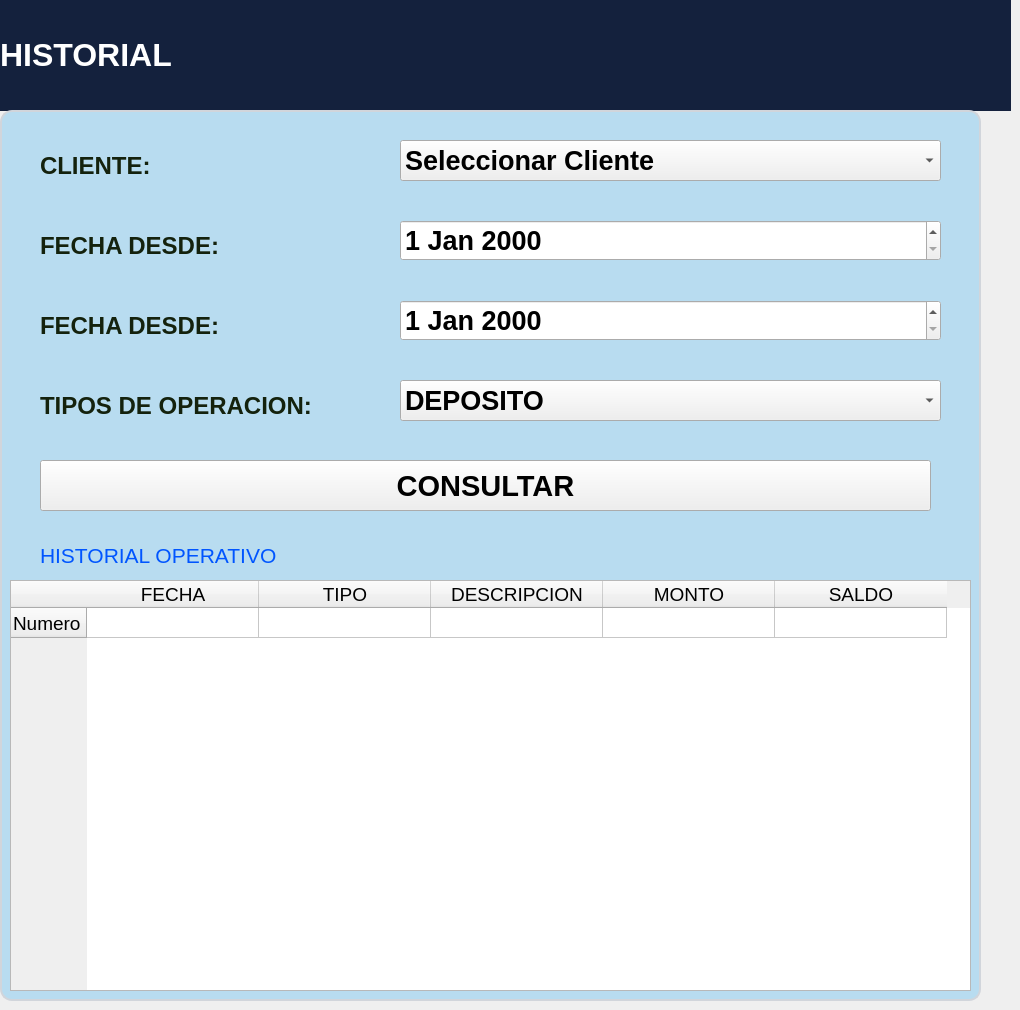
   <widget class="QWidget" name="pagina9">
    <widget class="QLabel" name="label_28">
     <property name="geometry">
      <rect>
       <x>0</x>
       <y>0</y>
       <width>1011</width>
       <height>111</height>
      </rect>
     </property>
     <property name="minimumSize">
      <size>
       <width>100</width>
       <height>70</height>
      </size>
     </property>
     <property name="font">
      <font>
       <pointsize>-1</pointsize>
       <weight>75</weight>
       <bold>true</bold>
      </font>
     </property>
     <property name="styleSheet">
      <string notr="true">background-color: #14213D;
color: white;
font-size: 18px;
font-weight: bold;</string>
     </property>
     <property name="text">
      <string/>
     </property>
    </widget>
    <widget class="QLabel" name="label_115">
     <property name="geometry">
      <rect>
       <x>0</x>
       <y>110</y>
       <width>981</width>
       <height>891</height>
      </rect>
     </property>
     <property name="font">
      <font>
       <pointsize>14</pointsize>
      </font>
     </property>
     <property name="styleSheet">
      <string notr="true">QLabel {
    background-color: #B8DCF0;
    color: #14220D;
    border: 2px solid #D1D5DB;
    border-radius: 12px;
    padding: 10px;
}</string>
     </property>
     <property name="text">
      <string/>
     </property>
    </widget>
    <widget class="QLabel" name="label_124">
     <property name="geometry">
      <rect>
       <x>0</x>
       <y>10</y>
       <width>851</width>
       <height>91</height>
      </rect>
     </property>
     <property name="font">
      <font>
       <pointsize>24</pointsize>
       <weight>75</weight>
       <bold>true</bold>
      </font>
     </property>
     <property name="text">
      <string>&lt;html&gt;&lt;head/&gt;&lt;body&gt;&lt;p&gt;&lt;span style=&quot; color:#ffffff;&quot;&gt;HISTORIAL&lt;/span&gt;&lt;/p&gt;&lt;/body&gt;&lt;/html&gt;</string>
     </property>
    </widget>
    <widget class="QLabel" name="label_127">
     <property name="geometry">
      <rect>
       <x>40</x>
       <y>220</y>
       <width>281</width>
       <height>51</height>
      </rect>
     </property>
     <property name="font">
      <font>
       <pointsize>18</pointsize>
       <weight>75</weight>
       <bold>true</bold>
      </font>
     </property>
     <property name="styleSheet">
      <string notr="true">color: #14220D;</string>
     </property>
     <property name="text">
      <string>FECHA DESDE:</string>
     </property>
    </widget>
    <widget class="QComboBox" name="comboBox_14">
     <property name="geometry">
      <rect>
       <x>400</x>
       <y>140</y>
       <width>541</width>
       <height>41</height>
      </rect>
     </property>
     <property name="font">
      <font>
       <pointsize>20</pointsize>
       <weight>75</weight>
       <bold>true</bold>
      </font>
     </property>
     <item>
      <property name="text">
       <string>Seleccionar Cliente</string>
      </property>
     </item>
    </widget>
    <widget class="QDateEdit" name="dateEdit_9">
     <property name="geometry">
      <rect>
       <x>400</x>
       <y>220</y>
       <width>541</width>
       <height>41</height>
      </rect>
     </property>
     <property name="font">
      <font>
       <pointsize>20</pointsize>
       <weight>75</weight>
       <bold>true</bold>
      </font>
     </property>
    </widget>
    <widget class="QLabel" name="label_128">
     <property name="geometry">
      <rect>
       <x>40</x>
       <y>140</y>
       <width>231</width>
       <height>51</height>
      </rect>
     </property>
     <property name="font">
      <font>
       <pointsize>18</pointsize>
       <weight>75</weight>
       <bold>true</bold>
      </font>
     </property>
     <property name="styleSheet">
      <string notr="true">color: #14220D;</string>
     </property>
     <property name="text">
      <string>CLIENTE:</string>
     </property>
    </widget>
    <widget class="QDateEdit" name="dateEdit_10">
     <property name="geometry">
      <rect>
       <x>400</x>
       <y>300</y>
       <width>541</width>
       <height>41</height>
      </rect>
     </property>
     <property name="font">
      <font>
       <pointsize>20</pointsize>
       <weight>75</weight>
       <bold>true</bold>
      </font>
     </property>
    </widget>
    <widget class="QLabel" name="label_129">
     <property name="geometry">
      <rect>
       <x>40</x>
       <y>300</y>
       <width>281</width>
       <height>51</height>
      </rect>
     </property>
     <property name="font">
      <font>
       <pointsize>18</pointsize>
       <weight>75</weight>
       <bold>true</bold>
      </font>
     </property>
     <property name="styleSheet">
      <string notr="true">color: #14220D;</string>
     </property>
     <property name="text">
      <string>FECHA DESDE:</string>
     </property>
    </widget>
    <widget class="QComboBox" name="comboBox_15">
     <property name="geometry">
      <rect>
       <x>400</x>
       <y>380</y>
       <width>541</width>
       <height>41</height>
      </rect>
     </property>
     <property name="font">
      <font>
       <pointsize>20</pointsize>
       <weight>75</weight>
       <bold>true</bold>
      </font>
     </property>
     <item>
      <property name="text">
       <string>DEPOSITO</string>
      </property>
     </item>
     <item>
      <property name="text">
       <string>TRASFERENICA</string>
      </property>
     </item>
     <item>
      <property name="text">
       <string>RETIRO</string>
      </property>
     </item>
     <item>
      <property name="text">
       <string>PAGO DE CUOTAS</string>
      </property>
     </item>
    </widget>
    <widget class="QLabel" name="label_130">
     <property name="geometry">
      <rect>
       <x>40</x>
       <y>380</y>
       <width>371</width>
       <height>51</height>
      </rect>
     </property>
     <property name="font">
      <font>
       <pointsize>18</pointsize>
       <weight>75</weight>
       <bold>true</bold>
      </font>
     </property>
     <property name="styleSheet">
      <string notr="true">color: #14220D;</string>
     </property>
     <property name="text">
      <string>TIPOS DE OPERACION:</string>
     </property>
    </widget>
    <widget class="QPushButton" name="pushButton_36">
     <property name="geometry">
      <rect>
       <x>40</x>
       <y>460</y>
       <width>891</width>
       <height>51</height>
      </rect>
     </property>
     <property name="font">
      <font>
       <pointsize>22</pointsize>
       <weight>75</weight>
       <bold>true</bold>
      </font>
     </property>
     <property name="text">
      <string>CONSULTAR</string>
     </property>
     <property name="icon">
      <iconset>
       <normaloff>Imagenes/buscar.png</normaloff>Imagenes/buscar.png</iconset>
     </property>
     <property name="iconSize">
      <size>
       <width>50</width>
       <height>40</height>
      </size>
     </property>
    </widget>
    <widget class="QLabel" name="label_131">
     <property name="geometry">
      <rect>
       <x>40</x>
       <y>540</y>
       <width>391</width>
       <height>31</height>
      </rect>
     </property>
     <property name="font">
      <font>
       <pointsize>16</pointsize>
       <weight>50</weight>
       <bold>false</bold>
      </font>
     </property>
     <property name="text">
      <string>&lt;html&gt;&lt;head/&gt;&lt;body&gt;&lt;p&gt;&lt;span style=&quot; color: #0055FF;;&quot;&gt;HISTORIAL OPERATIVO
&lt;/span&gt;&lt;/p&gt;&lt;/body&gt;&lt;/html&gt;</string>
     </property>
    </widget>
    <widget class="QTableWidget" name="tableWidget_10">
     <property name="geometry">
      <rect>
       <x>10</x>
       <y>580</y>
       <width>961</width>
       <height>411</height>
      </rect>
     </property>
     <property name="minimumSize">
      <size>
       <width>30</width>
       <height>60</height>
      </size>
     </property>
     <property name="font">
      <font>
       <pointsize>14</pointsize>
       <weight>50</weight>
       <bold>false</bold>
      </font>
     </property>
     <property name="editTriggers">
      <set>QAbstractItemView::NoEditTriggers</set>
     </property>
     <attribute name="horizontalHeaderCascadingSectionResizes">
      <bool>false</bool>
     </attribute>
     <attribute name="horizontalHeaderDefaultSectionSize">
      <number>172</number>
     </attribute>
     <row>
      <property name="text">
       <string>Numero</string>
      </property>
     </row>
     <column>
      <property name="text">
       <string>FECHA</string>
      </property>
     </column>
     <column>
      <property name="text">
       <string>TIPO</string>
      </property>
     </column>
     <column>
      <property name="text">
       <string>DESCRIPCION</string>
      </property>
     </column>
     <column>
      <property name="text">
       <string>MONTO</string>
      </property>
     </column>
     <column>
      <property name="text">
       <string>SALDO</string>
      </property>
     </column>
    </widget>
   </widget>
